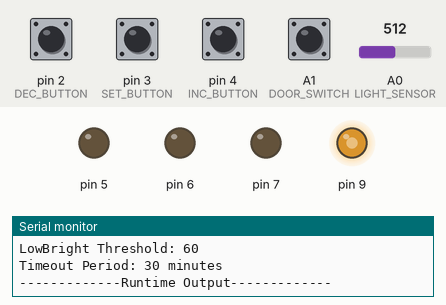
Bench run of a sketch on a simulated Arduino Uno, built with avr-gcc and run on an emulated ATmega328P. Parts: output pins drawn as LEDs (lit = HIGH), the last lines printed to the serial monitor. Inputs (shaded band) come from the test bench; at power-on: pin 2 (DEC_BUTTON), pin 3 (SET_BUTTON), pin 4 (INC_BUTTON) HIGH, A1 (DOOR_SWITCH) LOW, A0 (LIGHT_SENSOR) = 512.

Above: at 1.09 s.
1.5 s: A1 (DOOR_SWITCH) pulled HIGH for 0.15 s
At 3.5 s:
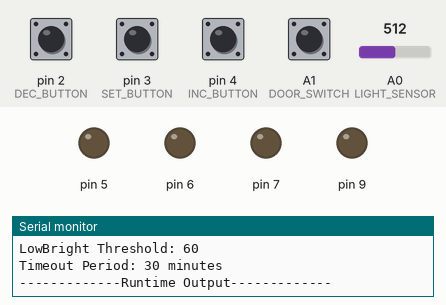
3.8 s: pin 3 (SET_BUTTON) pulled LOW for 0.15 s
At 4.4 s:
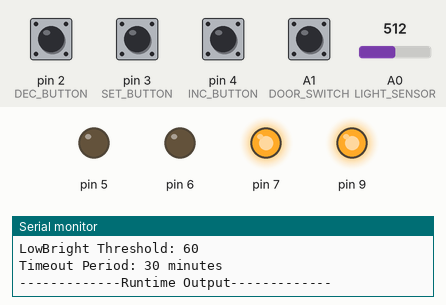
5.4 s: pin 3 (SET_BUTTON) pulled LOW for 1 s
At 5.9 s:
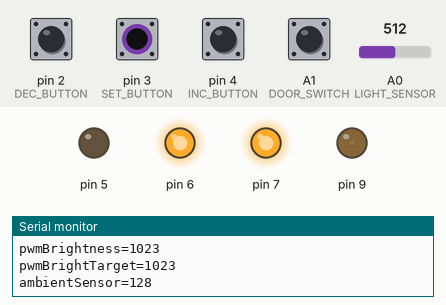
7.9 s: pin 3 (SET_BUTTON) pulled LOW for 0.15 s
At 9.2 s:
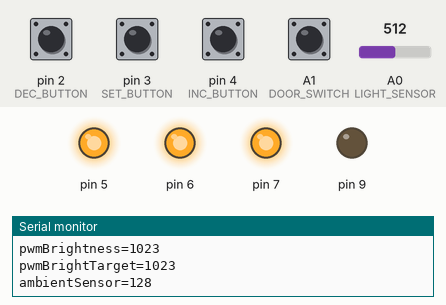
9.5 s: pin 3 (SET_BUTTON) pulled LOW for 0.15 s
At 9.9 s:
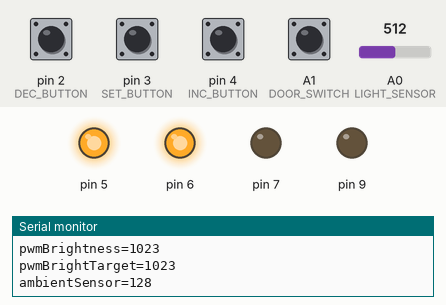
11.1 s: pin 2 (DEC_BUTTON) pulled LOW for 0.15 s
At 11.5 s:
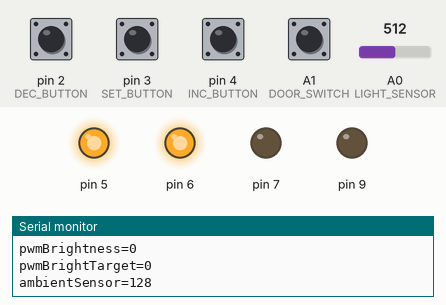
Timing chart, 0 to 13.7 s (numbered marks = the images above; inputs shaded):
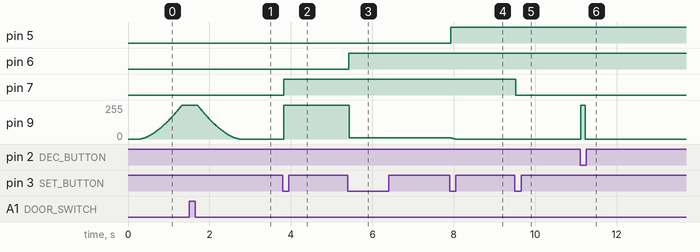

Measured:
- after the input at 1.5 s, pin 9: moves from 255/255 to 0/255 over 1.0 s, starting after 0.21 s
- after the input at 3.8 s, pin 7: LOW → HIGH at once; pin 9: 0/255 → 255/255 at once
- after the input at 5.4 s, pin 6: LOW → HIGH at once; pin 9: 255/255 → 9/255 at once
- after the input at 7.9 s, pin 5: LOW → HIGH at once; pin 9: moves from 9/255 to 0/255 over 0.11 s, starting at once
- after the input at 9.5 s, pin 7: HIGH → LOW at once
- after the input at 11.1 s, pin 9: 0/255 → 255/255 at once, → 0/255 0.11 s later

The sketch:

Pantry-Lights.ino
```cpp
#include "led_control.h" //Custom
#include <MemoryFree.h> //https://github.com/maniacbug/MemoryFree
#include <ezButton.h> //https://github.com/ArduinoGetStarted/button
#include <EEPROM.h> //Included

const String REVISION_NUMBER = "0.2.2";

//Debugging
const boolean DEBUGGING = true;
const int memoryInterval = 5000; //milliseconds
unsigned long outputMemory = 0; //timestamp in milliseconds


const byte PWM_OUT = 9;
const byte LED_A = 7;
const byte LED_B = 6;
const byte LED_C = 5;
const byte LIGHT_SENSOR = A0;
const byte DOOR_SWITCH = A1;
const byte INC_BUTTON = 4;
const byte DEC_BUTTON = 2;
const byte SET_BUTTON = 3;

const int BRIGHT_ADJUSTMENT_INCREMENT = 20; // Each button press changes the brightness by this amount out of 1023
const byte LOW_BRIGHT_THRESHOLD_ADJUSTMENT_INCREMENT = 5;
const long TIMEOUT_ADJUSTMENT_INCREMENT = 900000; //milliseconds : 15 minute interval
const byte ANALOG_DEBOUNCE = 3; //Requred ADC value delta before a change is registered
const byte SETTING_BUTTON_DEBOUNCE = 20; //milliseconds
const byte DOOR_SWITCH_DEBOUNCE = 50; //milliseconds
const long MILLIS_PER_MINUTE = 60000;

boolean emptyRom = true;


//PWM values for high and low modes (default inc)
unsigned int highBright = 1023;
unsigned int lowBright = 128;

//Setting Menu
byte settingMenu = 0; //Menu currently being interacted with, 0 for not in menu (normal operation)
boolean menuSetup = false;
unsigned long lastMenuInteraction = 0; //timestamp in milliseconds

//Photosensor
//In installations without this sensor, install a jumper or set lowBrightTrheshold to 0
byte ambientSensor = 0;
byte lowBrightThreshold = 60;
byte lastAmbientSensor = 0;
byte ambientSensorTest = 0;

//Timeouts
unsigned long lightsOnTime = 0; //timestamp in milliseconds
unsigned long lightTimeout = 30;  //minutes
unsigned long menuTimeout = 5; //milliseconds: 5 minutes

//Digital input setup
ezButton incButton(INC_BUTTON);
ezButton decButton(DEC_BUTTON);
ezButton setButton(SET_BUTTON);
ezButton doorSwitch(DOOR_SWITCH, INPUT);

//Output setup
Led pwm(PWM_OUT);
Led indicatorA(LED_A);
Led indicatorB(LED_B);
Led indicatorC(LED_C);

void setup() {

  //Debugging
  Serial.begin(9600);

  //Button Setup and Debounce
  incButton.setDebounceTime(SETTING_BUTTON_DEBOUNCE);
  decButton.setDebounceTime(SETTING_BUTTON_DEBOUNCE);
  setButton.setDebounceTime(SETTING_BUTTON_DEBOUNCE);
  doorSwitch.setDebounceTime(DOOR_SWITCH_DEBOUNCE);

  //LED setup and default values
  pwm.initPwm16(0);
  indicatorA.init(false);
  indicatorB.init(false);
  indicatorC.init(false);

  //Pre-populate ADC values
  ambientSensor = analogRead(LIGHT_SENSOR) / 4;
  lastAmbientSensor = ambientSensorTest;

  //Factory default settings reset: Hold menu button while resetting the Arduino
  boolean skipMemoryRead = false;
  if(!setButton.getState()){
    skipMemoryRead = true;
    indicatorA.flashOn(10);
    indicatorB.flashOn(10);
    indicatorC.flashOn(10);
  }

  //Read values from EEPROM

  //if bytes in addresses 0 and 1 are not 77 and 69 respectively,
  //assume no settings have ever been written
  //skip reading, and use defaults
  if(!skipMemoryRead && EEPROM.read(0) == 77 && EEPROM.read(1) == 69){
    emptyRom = false;
    EEPROM.get(2, highBright);
    EEPROM.get(4, lowBright);

    lowBrightThreshold = EEPROM.read(6);
    lightTimeout = EEPROM.read(7);
  }
  //Convert light on timeout from minutes to milliseconds
  lightTimeout = lightTimeout * MILLIS_PER_MINUTE;
  menuTimeout = menuTimeout * MILLIS_PER_MINUTE;

  //Output settings to Serial
  Serial.println("\n----------------------------------------\n");
  Serial.print("Pantry Lighting Solution v");
  Serial.println(REVISION_NUMBER);
  Serial.println("By: Matt Erculiani");
  Serial.println("(C) 2022\n");
  Serial.println("----------------Settings----------------");
  if(skipMemoryRead){
    Serial.println("Panic sequence detected! Default values loaded");
    Serial.println("Cycle through all settings once to lock in defaults");
    Serial.println("If you did this on accident, just reset");
  }
  else if(emptyRom){
    Serial.println("No ROM data detected, using defaults");
  }
  else{
    Serial.println("ROM data detected! Using your saved settings");
  }
  Serial.print("HighBright Level: ");
  Serial.println(highBright);
  Serial.print("LowBright Level: ");
  Serial.println(lowBright);
  Serial.print("LowBright Threshold: ");
  Serial.println(lowBrightThreshold);
  Serial.print("Timeout Period: ");
  Serial.print(lightTimeout/MILLIS_PER_MINUTE);
  Serial.println(" minutes");
  Serial.println("-------------Runtime Output-------------");

  //FINALLY: Bring lights up if door is open
  setLights();
}

void loop() {

  //Button housekeeping
  incButton.loop();
  decButton.loop();
  setButton.loop();
  doorSwitch.loop();

  //LED housekeeping
  pwm.loop();
  indicatorA.loop();
  indicatorB.loop();
  indicatorC.loop();


//  Serial.print("Photoresistor: ");
//  Serial.println(analogRead(A0)/4);

  //Convert 10 bit ADC value into 8 bits to match PWM output
  //De-bounce analog increment by requring minimum change of ANALOG_DEBOUNCE
  if(pwm.getBrightness() == pwm.getBrightTarget()){
    ambientSensorTest = analogRead(LIGHT_SENSOR) / 4;
    if(ambientSensorTest != lastAmbientSensor){
      if(ambientSensorTest == 255){
        ambientSensor = 255;
        lastAmbientSensor = 255;
      }
      else if(ambientSensorTest == 0){
        ambientSensor = 0;
        lastAmbientSensor = 0;
      }
      else if (lastAmbientSensor - ambientSensorTest > ANALOG_DEBOUNCE ||
      lastAmbientSensor - ambientSensorTest < -ANALOG_DEBOUNCE){
        ambientSensor = analogRead(LIGHT_SENSOR) / 4;
        lastAmbientSensor = ambientSensor;
//        Serial.print("Ambient Light Reading: ");
//        Serial.println(ambientSensor);
      }
    }
  }

  if(setButton.isPressed()){
    settingMenu++;
    menuSetup = true;
  }
  switch(settingMenu){
    //program high-mode brightness level
    case 1:
      if(menuSetup){
        indicatorA.on();
        indicatorB.off();
        indicatorC.off();
        pwm.setBrightness(highBright);
        lastMenuInteraction = millis();
        menuSetup = false;
      }
      if(incButton.isPressed()){
        if(!pwm.fadeIncrement(BRIGHT_ADJUSTMENT_INCREMENT)){
          pwm.flashOff(1);
        }
      }
      if(decButton.isPressed()){
        pwm.fadeIncrement(-BRIGHT_ADJUSTMENT_INCREMENT);
      }
      break;

    //program low-mode brightness level
    case 2:
      if(menuSetup){
        highBright = pwm.getBrightness();
        pwm.setBrightness(lowBright);
        indicatorA.on();
        indicatorB.on();
        indicatorC.off();
        lastMenuInteraction = millis();
        menuSetup = false;
      }
      if(incButton.isPressed()){
        if(!pwm.fadeIncrement(BRIGHT_ADJUSTMENT_INCREMENT)){
          pwm.flashOff(1);
        }
      }
      if(decButton.isPressed()){
        pwm.fadeIncrement(-BRIGHT_ADJUSTMENT_INCREMENT);
      }
      break;

    //program low-mode brightness threshold
    case 3:
      if(menuSetup){
        lowBright = pwm.getBrightness();
        indicatorA.on();
        indicatorB.on();
        indicatorC.on();
        lightsOff();
        lastMenuInteraction = millis();
        menuSetup = false;
      }
      if(incButton.isPressed()){
        if(lowBrightThreshold + LOW_BRIGHT_THRESHOLD_ADJUSTMENT_INCREMENT > lowBrightThreshold){
          if(lowBrightThreshold < ambientSensor){
            lowBrightThreshold += LOW_BRIGHT_THRESHOLD_ADJUSTMENT_INCREMENT;
            if(lowBrightThreshold > ambientSensor){
              pwm.flashOn(1);
            }
          }
          else{
            lowBrightThreshold += LOW_BRIGHT_THRESHOLD_ADJUSTMENT_INCREMENT;
          }
        }
        Serial.print("LowBright Threshold: ");
        Serial.println(lowBrightThreshold);
      }
      if(decButton.isPressed()){
        if(lowBrightThreshold - LOW_BRIGHT_THRESHOLD_ADJUSTMENT_INCREMENT < lowBrightThreshold){
          if(lowBrightThreshold > ambientSensor){
            lowBrightThreshold -= LOW_BRIGHT_THRESHOLD_ADJUSTMENT_INCREMENT;
            if(lowBrightThreshold < ambientSensor){
              pwm.flashOn(1);
            }
          }
          else{
            lowBrightThreshold -= LOW_BRIGHT_THRESHOLD_ADJUSTMENT_INCREMENT;
          }
        }
        Serial.print("LowBright Threshold: ");
        Serial.println(lowBrightThreshold);
      }
      break;

    //Program timeout in case door is left open
    //Easiest way to program this would be
    case 4:
      if(menuSetup){
        indicatorA.off();
        indicatorB.on();
        indicatorC.on();
        lightsOff();
        lastMenuInteraction = millis();
        menuSetup = false;
      }
      if(incButton.isPressed()){
        if(lightTimeout + TIMEOUT_ADJUSTMENT_INCREMENT > lightTimeout){
          lightTimeout += TIMEOUT_ADJUSTMENT_INCREMENT;
          pwm.flashOn(1);
        }
        else{
          pwm.flashOn(2);
        }
      }
      if(decButton.isPressed()){
        if(lightTimeout - TIMEOUT_ADJUSTMENT_INCREMENT < lightTimeout){
          lightTimeout -= TIMEOUT_ADJUSTMENT_INCREMENT;
          pwm.flashOn(1);
        }
        else{
          pwm.flashOn(2);
        }
      }
      break;

    //Normal operating state
    default:
      if(menuSetup){
        EEPROM.put(2, highBright);
        EEPROM.put(4, lowBright);
        EEPROM.put(6, lowBrightThreshold);
        EEPROM.put(7, (byte)(lightTimeout/MILLIS_PER_MINUTE));
        settingMenu = 0;
        indicatorA.off();
        indicatorB.off();
        indicatorC.off();
        setLights();
        menuSetup = false;
        if(emptyRom){
          EEPROM.update(0, (byte) 77);
          EEPROM.update(1, (byte) 69);
        }
      }
      if(doorSwitch.isPressed()){
        lightsOn();
      }
      else if(doorSwitch.isReleased()) {
        lightsOff();
      }
      break;
  }

  //Light Timeout
  if(lightTimeout && pwm.getBrightness()){ //lightTimeout != 0 AND lights are on
  // I had "&& millis() > lightTimeout" as part of the above if condition and
  // I can't remember why it's there and don't think it's important
    if((unsigned long) (millis() - lightsOnTime) >= lightTimeout && !pwm.isBusy()){
        lightsOff();
//        Serial.println("TIMEOUT!");
//        Serial.print("Lights left on for ");
//        Serial.println((unsigned long) (millis() - lightsOnTime));
    }
  }

  //Menu Timeout; Does not save changes.
  if(settingMenu && (unsigned long) (millis() - lastMenuInteraction) >= menuTimeout){
      settingMenu = 0;
      menuSetup = false;
      indicatorA.off();
      indicatorB.off();
      indicatorC.off();
      setLights();
  }


//debugging (specific interval)
  if((unsigned long) (millis() - outputMemory) >= memoryInterval && DEBUGGING){
    Serial.println("----------------------------------------");
    Serial.print("millis()=");
    Serial.println(millis());
    Serial.print("freeMemory()=");
    Serial.println(freeMemory());
    Serial.print("pwmBrightness=");
    Serial.println(pwm.getBrightness());
    Serial.print("pwmBrightTarget=");
    Serial.println(pwm.getBrightTarget());
    Serial.print("ambientSensor=");
    Serial.println(ambientSensor);

    outputMemory = millis();
  }
}

void lightsOn(){
  if(ambientSensor >= lowBrightThreshold){
    pwm.fadeTo(highBright);
  }
  else{
    pwm.fadeTo(lowBright);
  }
  lightsOnTime = millis();
}
void lightsOff(){
  pwm.fadeTo(0);
}
void setLights(){
  if(!doorSwitch.getState()){
    lightsOn();
  }
  else{
    lightsOff();
  }
}
```

MemoryFree.h
```cpp
#ifndef	MEMORY_FREE_H
#define MEMORY_FREE_H

#ifdef __cplusplus
extern "C" {
#endif

int freeMemory();

#ifdef  __cplusplus
}
#endif

#endif
```

led_control.cpp
```cpp
#include "led_control.h"
#define blinkTime 100
#define fadeDelay 1

Led::Led(byte pin){
  this->pin = pin;
}

void Led::setPwm(unsigned int pwm_target) {
  if(maxBright > 255){
    noInterrupts();
    switch (pin) {
      case 9 :
        OCR1A = pow(pwm_target, pwm16brightnessExponent);
        break;
      case 10 :
        OCR1B = pow(pwm_target, pwm16brightnessExponent);
        break;
    }
    interrupts();
  }
  else{
    analogWrite(pin, LinearAppearance[pwm_target]);
  }
}

void Led::init(boolean defaultState){
  pinMode(pin, OUTPUT);
  maxBright = 1;
  if(defaultState){
    on();
  }
  else{
    off();
  }
}
void Led::initPwm(byte defaultBright){
  brightness = defaultBright;
  brightTarget = defaultBright;
  pwm = true;
  pinMode(pin, OUTPUT);
  setPwm(brightness);
}
void Led::initPwm16(unsigned int defaultBright){
  if(pin == 9 || pin == 10){
    noInterrupts();
    if(pin == 9){
      TCCR1A = (TCCR1A & B00111100) | B10000010;   //Phase and frequency correct, Non-inverting mode, TOP defined by ICR1
    }
    else if(pin == 10){
      TCCR1A = (TCCR1A & B11001100) | B10000010;   //Phase and frequency correct, Non-inverting mode, TOP defined by ICR1
    }
    TCCR1B = (TCCR1B & B11100000) | B00010001;   //No prescale

    maxBright = pwm16maxBright;
    ICR1 = 65535;
    interrupts();
    initPwm(defaultBright);
  }

}
void Led::on(){
  brightness = maxBright;
  brightTarget = maxBright;
  if(pwm){
    setPwm(maxBright);
  }
  else{
    digitalWrite(pin, HIGH);
  }
}
void Led::off(){
  digitalWrite(pin, LOW);
  brightness = 0;
  brightTarget = 0;
}
boolean Led::setBrightness(unsigned int brightness){
  if(this->brightness != brightness){
    this->brightness = brightness;
    brightTarget = brightness;
    setPwm(brightness);
    return true;
  }
  return false;
}
unsigned int Led::getBrightness(){
  return brightness;
}
unsigned int Led::getBrightTarget(){
  return brightTarget;
}
boolean Led::isBusy(){
  return busy;
}
boolean Led::flashOff(byte flashes){
  if(brightness){
    flashOffs = flashes*2-1;
    if(pwm){
      setPwm(0);
    }
    else{
      digitalWrite(pin, LOW);
    }
    eventStart = millis();
    return true;
  }
  return false;
}
boolean Led::flashOn(byte flashes){
  if(brightness != maxBright){
    flashOns = flashes*2-1;
    if(pwm){
      setPwm(maxBright);
    }
    else{
      digitalWrite(pin, HIGH);
    }
    eventStart = millis();
    return true;
  }
  return false;
}
//returns TRUE if adjustment can occur
//returns FALSE if adjustment is not possible
boolean Led::fadeIncrement(long increment){
  if(brightTarget + increment < 0){
    brightTarget = 0;
  }
  else if(brightTarget + increment > maxBright){
    brightTarget = maxBright;
  }
  else{
    brightTarget += increment;
  }
  if(brightTarget != brightness){
    eventStart = millis();
    return true;
  }
  return false;
}
//returns TRUE if adjustment can occur
//returns FALSE if adjustment is not possible
boolean Led::fadeTo(unsigned int brightTarget){
  this->brightTarget = brightTarget;
  if(brightTarget != brightness){
    return true;
  }
  return false;
}
void Led::loop(){
  if(flashOffs){
    if((unsigned long) (millis() - eventStart) >= blinkTime){
      if(!(flashOffs % 2)){
        if(pwm){
          setPwm(0);
        }
        else{
          digitalWrite(pin, LOW);
        }
      }
      else{
        if(pwm){
          setPwm(brightness);
        }
        else{
          digitalWrite(pin, HIGH);
        }
      }
      flashOffs--;
      eventStart = millis();
      busy = true;
    }
  }
  else if(flashOns){
    if((unsigned long) (millis() - eventStart) >= blinkTime){
      if(!(flashOns % 2)){
        if(pwm){
          setPwm(maxBright);
        }
        else{
          digitalWrite(pin, HIGH);
        }
      }
      else{
        if(pwm){
          setPwm(brightness);
        }
        else{
          digitalWrite(pin, LOW);
        }
      }
      flashOns--;
      eventStart = millis();
      busy = true;
    }
  }
  else if(pwm && brightness != brightTarget){
    unsigned long currentInterval = millis() - eventStart;
    if(currentInterval >= fadeDelay){
      if(brightTarget > brightness){
        brightness++;
        setPwm(brightness);
        eventStart = millis();
      }
      else{
        brightness--;
        setPwm(brightness);
        eventStart = millis();
      }
    }
    busy = true;
  }
  else if(brightness != brightTarget){
    if(brightTarget > brightness){
        on();
      }
      else{
        off();
      }
      busy = true;
  }
  else{
    busy = false;
  }
}
```

Source omitted: led_control.h (data table, 2303 bytes)
